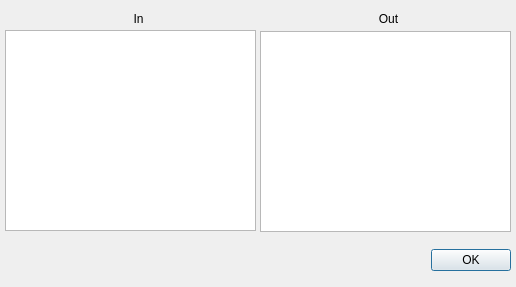
<ui version="4.0" >
 <class>MIDIports_Dialog</class>
 <widget class="QDialog" name="MIDIports_Dialog" >
  <property name="windowModality" >
   <enum>Qt::NonModal</enum>
  </property>
  <property name="geometry" >
   <rect>
    <x>0</x>
    <y>0</y>
    <width>516</width>
    <height>287</height>
   </rect>
  </property>
  <property name="windowTitle" >
   <string>Choose MIDI Ports for EWI</string>
  </property>
  <property name="modal" >
   <bool>true</bool>
  </property>
  <widget class="QDialogButtonBox" name="buttonBox" >
   <property name="geometry" >
    <rect>
     <x>430</x>
     <y>240</y>
     <width>81</width>
     <height>41</height>
    </rect>
   </property>
   <property name="orientation" >
    <enum>Qt::Horizontal</enum>
   </property>
   <property name="standardButtons" >
    <set>QDialogButtonBox::Ok</set>
   </property>
  </widget>
  <widget class="QListWidget" name="inPorts_listWidget" >
   <property name="geometry" >
    <rect>
     <x>5</x>
     <y>30</y>
     <width>251</width>
     <height>201</height>
    </rect>
   </property>
  </widget>
  <widget class="QLabel" name="label" >
   <property name="geometry" >
    <rect>
     <x>110</x>
     <y>10</y>
     <width>57</width>
     <height>18</height>
    </rect>
   </property>
   <property name="text" >
    <string>In</string>
   </property>
   <property name="alignment" >
    <set>Qt::AlignCenter</set>
   </property>
  </widget>
  <widget class="QLabel" name="label_2" >
   <property name="geometry" >
    <rect>
     <x>360</x>
     <y>10</y>
     <width>57</width>
     <height>18</height>
    </rect>
   </property>
   <property name="text" >
    <string>Out</string>
   </property>
   <property name="alignment" >
    <set>Qt::AlignCenter</set>
   </property>
  </widget>
  <widget class="QListWidget" name="outPorts_listWidget" >
   <property name="geometry" >
    <rect>
     <x>260</x>
     <y>31</y>
     <width>251</width>
     <height>201</height>
    </rect>
   </property>
  </widget>
 </widget>
 <resources/>
 <connections>
  <connection>
   <sender>buttonBox</sender>
   <signal>accepted()</signal>
   <receiver>MIDIports_Dialog</receiver>
   <slot>accept()</slot>
   <hints>
    <hint type="sourcelabel" >
     <x>248</x>
     <y>254</y>
    </hint>
    <hint type="destinationlabel" >
     <x>157</x>
     <y>274</y>
    </hint>
   </hints>
  </connection>
  <connection>
   <sender>buttonBox</sender>
   <signal>rejected()</signal>
   <receiver>MIDIports_Dialog</receiver>
   <slot>reject()</slot>
   <hints>
    <hint type="sourcelabel" >
     <x>316</x>
     <y>260</y>
    </hint>
    <hint type="destinationlabel" >
     <x>286</x>
     <y>274</y>
    </hint>
   </hints>
  </connection>
 </connections>
</ui>
